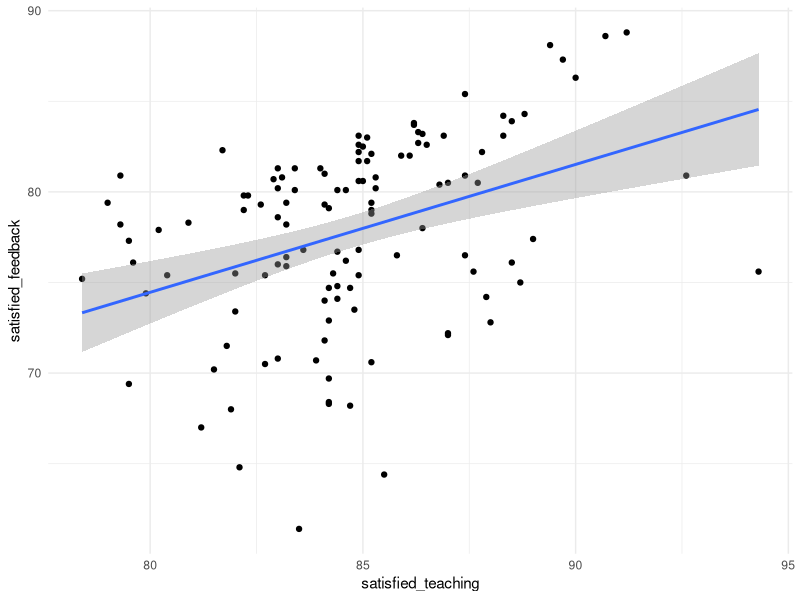
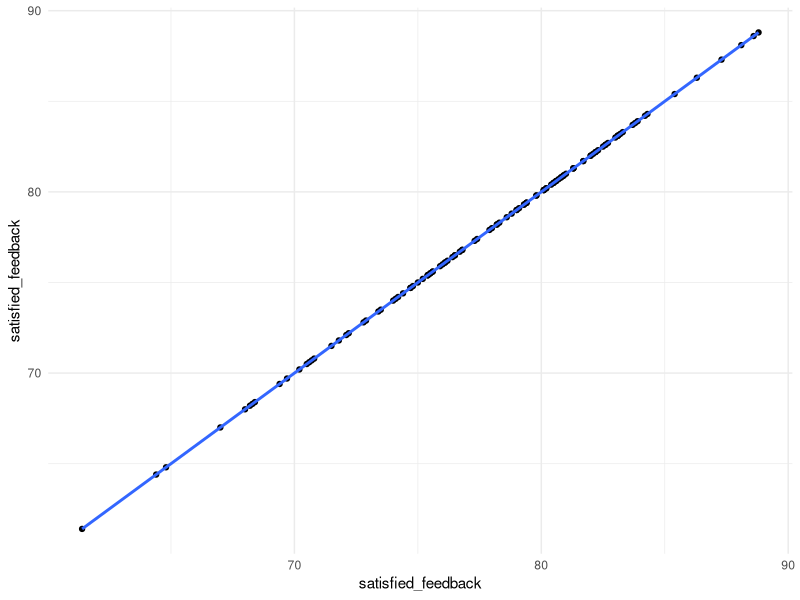
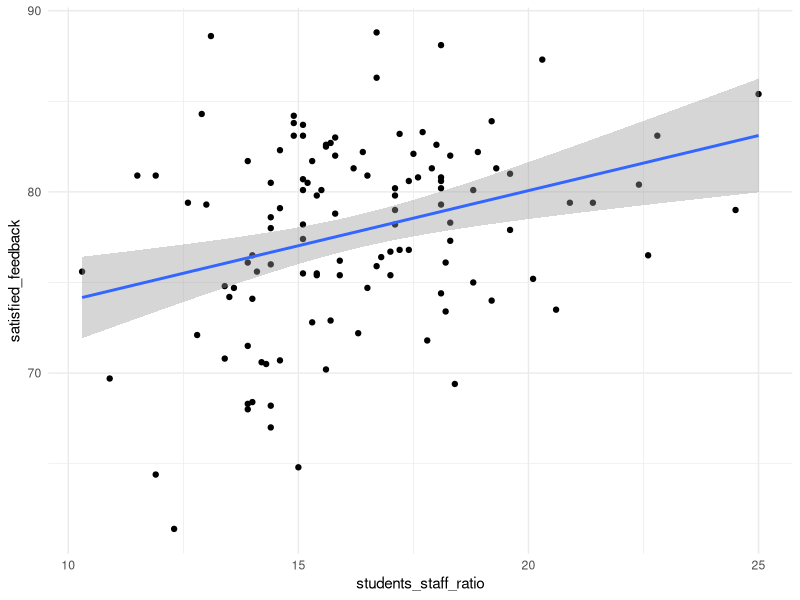
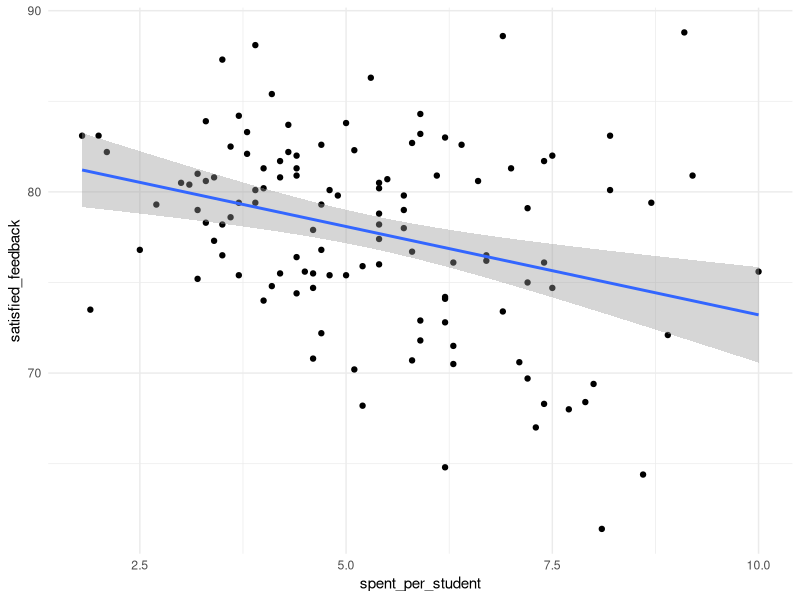
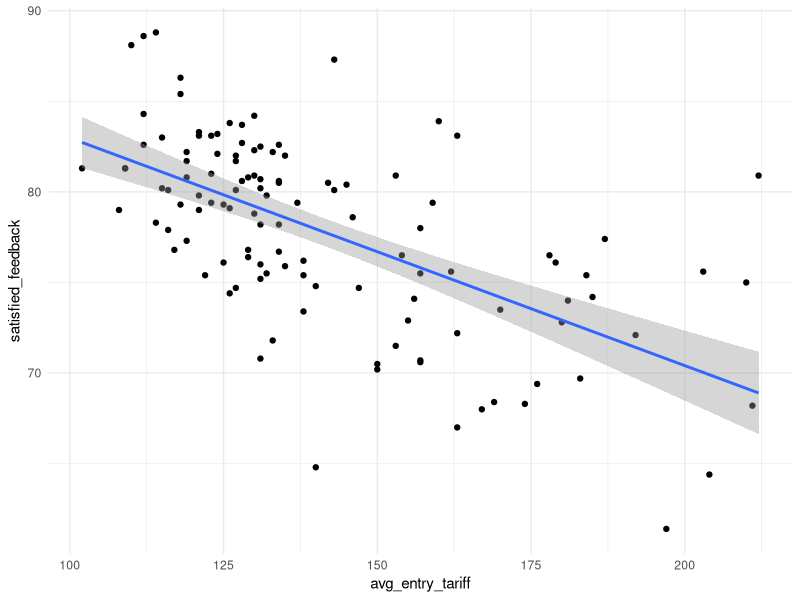
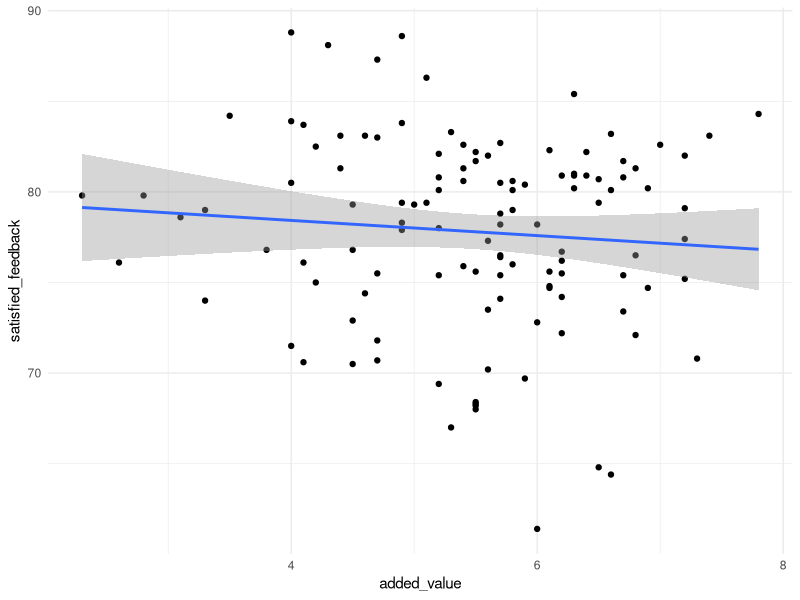
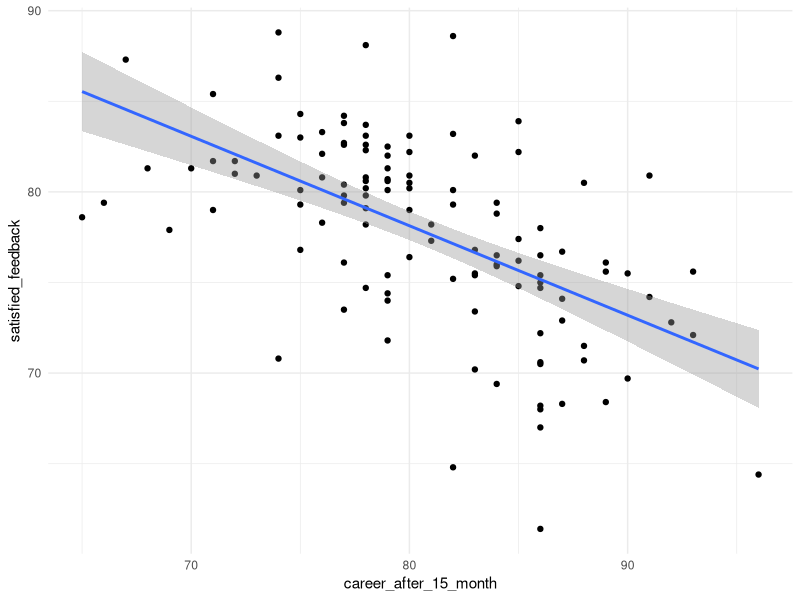
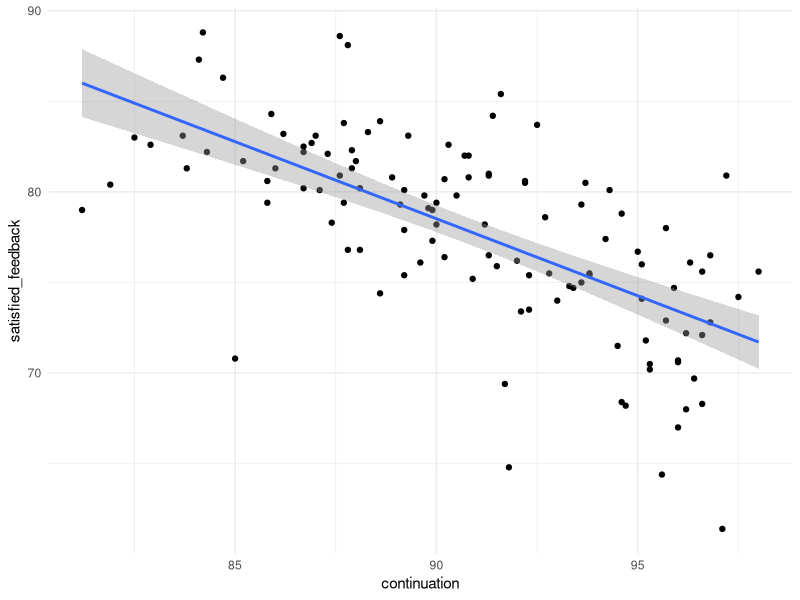

Write the R code that produced these figures, in order.
#setwd("/Users/cyrusseyrafi/srs-assignment/assignment_2")
setwd("C:/Users/BCapo/Desktop/University of Edinburgh Masters/Sem 2/srs-assignment/assignment_2")

# NOTES #
# Q1 is the 20% of areas with lowest participation in higher education
# Need to make all columns but INSITUTION_NAME numeric.
# Canterbury Christ Church Uni seems to have a too high total???

######                            IMPORTS                               ######

library(ggplot2)

######                       READ DATA + CLEAN                          ######

data = read.csv("data.csv")
head(data)

# Remove 'X.1' column and 'X' cols, R provides indices for us.
data = data[,-c(1,2,3)]
head(data)
str(data)

# FIX CONTINUATION BY LOOKING AT IT:
data$continuation

# APPEARS TO BE "n/a" converting it to string column
data$continuation <- gsub("n/a", NA, data$continuation)
data$continuation <- as.numeric(data$continuation)

# Get column indices and names by using a named list/vector as a 'dictionary'.
cols = as.list(1:ncol(data))
names(cols) = names(data)

# Remove SIMD data as useless.
SIMD.cols <- which(substr(names(cols),1,4) == "SIMD")
data = data[,-SIMD.cols]

str(data)

# Reset the cols data. 
cols = as.list(1:ncol(data))
names(cols) = names(data)

# NEED TO GET RID OF NA VALUES FIRST.
data <- na.omit(data)
cor(data[,-1])
#plot(data)

######                                EDA                               ######

#pairs(data[,-1])
for(col in names(cols)[-1]){
  print(col)
  plotted <- ggplot(data[,-1], aes(x = .data[[col]], y = satisfied_feedback)) +
    geom_point() +
    geom_smooth(method = "lm", se = TRUE) + 
    theme_minimal()  
  print(plotted)
}
# POLAR4.Q4 bad cor but the rest are good?? Added value and total: bad. Could do
# feature engineering/transformations on ethnic/gender columns to improve but
# overall not great.

######                DATA CLEANING/FEATURE ENGINEERING?                ######

satisfied_feedback = data$satisfied_feedback
satisfied_teaching <- scale(data$satisfied_teaching)
students_staff_ratio <- scale(data$students_staff_ratio)
spent_per_student <- scale(data$spent_per_student)
avg_entry_tariff <- scale(data$avg_entry_tariff)
career_after_15_month <- scale(data$career_after_15_month)
continuation <- scale(data$continuation)
Women <- scale(data$Women)
Men <- scale(data$Men)
INSITUTION_NAME <- data$INSTITUTION_NAME

model_data <- data.frame(satisfied_feedback, satisfied_teaching, students_staff_ratio,
                         spent_per_student, avg_entry_tariff, career_after_15_month,
                         continuation, Women)

other_ethnic_outlier <- data[which(data$Other.ethnic.group == max(data$Other.ethnic.group)),]
other_ethnic_outlier

######                                MODELS                            ######

# RESIDUAL PLOTS
residual_plots <- function(model, data, response) {
  
  # Extract predicted values.
  predicted <- predict(model, data, type = "response")
  
  # Compute residuals.
  residuals <- data[[response]] - predicted
  
  # Standardize residuals.
  sigma_hat <- sd(residuals)
  residuals <- residuals / sigma_hat
  
  # Initialize plots.
  par(mfrow = c(1, 3))
  
  ## Residuals vs. Fitted plot.
  plot(predicted, residuals, main = "Residuals vs. Predicted",
       xlab = "Predicted Values", ylab = paste("Residuals"), pch = 19)
  abline(h = 0, col = "red", lty = 2)
  
  ## Histogram of Residuals.
  hist(residuals, breaks = 30, probability = TRUE, 
       main = "Histogram of Residuals", xlab = paste("Residuals"))
  curve(dnorm(x, mean = mean(residuals), sd = sd(residuals)), add = TRUE, col = "blue")
  
  ## Q-Q Plot.
  qqnorm(residuals, main = "Q-Q Plot of Residuals")
  qqline(residuals, col = "red", lwd = 2)
  
}

# BASLINE MODEL
baseline_model <- lm(satisfied_feedback ~ ., data = model_data)
summary(baseline_model)
plot(baseline_model)

# STEP MODEL
model2 <- step(baseline_model, direction = "both")
summary(model2)
plot(model2)